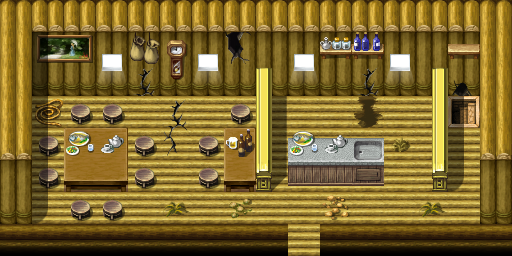

A 2D game scene composited from a Tiled map and its tileset images. What follows is a short description and the map's XML, with each tile layer's data collapsed to a summary:
An orthogonal 16x8 tile map with 32x32 px tiles, 3 tile layers (Ground, Objects, Above), 1 hidden layer not drawn, 40 tilesets and 6 objects (4x spawn, 2x mapchange).

<map version="1.0" orientation="orthogonal" width="16" height="8" tilewidth="32" tileheight="32">
 <tileset firstgid="1" name="map_bed_1" tilewidth="32" tileheight="32">
  <image source="../drawable/map_bed_1.png" width="512" height="256" />
 </tileset>
 <tileset firstgid="129" name="map_border_1" tilewidth="32" tileheight="32">
  <image source="../drawable/map_border_1.png" width="512" height="256" />
 </tileset>
 <tileset firstgid="257" name="map_bridge_1" tilewidth="32" tileheight="32">
  <image source="../drawable/map_bridge_1.png" width="512" height="256" />
 </tileset>
 <tileset firstgid="385" name="map_broken_1" tilewidth="32" tileheight="32">
  <image source="../drawable/map_broken_1.png" width="512" height="256" />
 </tileset>
 <tileset firstgid="513" name="map_cavewall_1" tilewidth="32" tileheight="32">
  <image source="../drawable/map_cavewall_1.png" width="576" height="192" />
 </tileset>
 <tileset firstgid="621" name="map_cavewall_2" tilewidth="32" tileheight="32">
  <image source="../drawable/map_cavewall_2.png" width="576" height="192" />
 </tileset>
 <tileset firstgid="729" name="map_cavewall_3" tilewidth="32" tileheight="32">
  <image source="../drawable/map_cavewall_3.png" width="576" height="192" />
 </tileset>
 <tileset firstgid="837" name="map_chair_table_1" tilewidth="32" tileheight="32">
  <image source="../drawable/map_chair_table_1.png" width="512" height="256" />
 </tileset>
 <tileset firstgid="965" name="map_crate_1" tilewidth="32" tileheight="32">
  <image source="../drawable/map_crate_1.png" width="512" height="256" />
 </tileset>
 <tileset firstgid="1093" name="map_cupboard_1" tilewidth="32" tileheight="32">
  <image source="../drawable/map_cupboard_1.png" width="512" height="256" />
 </tileset>
 <tileset firstgid="1221" name="map_curtain_1" tilewidth="32" tileheight="32">
  <image source="../drawable/map_curtain_1.png" width="512" height="256" />
 </tileset>
 <tileset firstgid="1349" name="map_entrance_1" tilewidth="32" tileheight="32">
  <image source="../drawable/map_entrance_1.png" width="512" height="256" />
 </tileset>
 <tileset firstgid="1477" name="map_fence_1" tilewidth="32" tileheight="32">
  <image source="../drawable/map_fence_1.png" width="512" height="256" />
 </tileset>
 <tileset firstgid="1605" name="map_fence_2" tilewidth="32" tileheight="32">
  <image source="../drawable/map_fence_2.png" width="512" height="256" />
 </tileset>
 <tileset firstgid="1733" name="map_ground_1" tilewidth="32" tileheight="32">
  <image source="../drawable/map_ground_1.png" width="512" height="256" />
 </tileset>
 <tileset firstgid="1861" name="map_ground_2" tilewidth="32" tileheight="32">
  <image source="../drawable/map_ground_2.png" width="512" height="256" />
 </tileset>
 <tileset firstgid="1989" name="map_ground_3" tilewidth="32" tileheight="32">
  <image source="../drawable/map_ground_3.png" width="512" height="256" />
 </tileset>
 <tileset firstgid="2117" name="map_ground_4" tilewidth="32" tileheight="32">
  <image source="../drawable/map_ground_4.png" width="512" height="256" />
 </tileset>
 <tileset firstgid="2245" name="map_ground_5" tilewidth="32" tileheight="32">
  <image source="../drawable/map_ground_5.png" width="512" height="256" />
 </tileset>
 <tileset firstgid="2373" name="map_ground_6" tilewidth="32" tileheight="32">
  <image source="../drawable/map_ground_6.png" width="512" height="256" />
 </tileset>
 <tileset firstgid="2501" name="map_ground_7" tilewidth="32" tileheight="32">
  <image source="../drawable/map_ground_7.png" width="512" height="256" />
 </tileset>
 <tileset firstgid="2629" name="map_ground_8" tilewidth="32" tileheight="32">
  <image source="../drawable/map_ground_8.png" width="512" height="256" />
 </tileset>
 <tileset firstgid="2757" name="map_indoor_1" tilewidth="32" tileheight="32">
  <image source="../drawable/map_indoor_1.png" width="512" height="256" />
 </tileset>
 <tileset firstgid="2885" name="map_kitchen_1" tilewidth="32" tileheight="32">
  <image source="../drawable/map_kitchen_1.png" width="512" height="256" />
 </tileset>
 <tileset firstgid="3013" name="map_outdoor_1" tilewidth="32" tileheight="32">
  <image source="../drawable/map_outdoor_1.png" width="512" height="256" />
 </tileset>
 <tileset firstgid="3141" name="map_pillar_1" tilewidth="32" tileheight="32">
  <image source="../drawable/map_pillar_1.png" width="512" height="256" />
 </tileset>
 <tileset firstgid="3269" name="map_plant_1" tilewidth="32" tileheight="32">
  <image source="../drawable/map_plant_1.png" width="512" height="256" />
 </tileset>
 <tileset firstgid="3397" name="map_rock_1" tilewidth="32" tileheight="32">
  <image source="../drawable/map_rock_1.png" width="512" height="256" />
 </tileset>
 <tileset firstgid="3525" name="map_roof_1" tilewidth="32" tileheight="32">
  <image source="../drawable/map_roof_1.png" width="512" height="256" />
 </tileset>
 <tileset firstgid="3653" name="map_roof_2" tilewidth="32" tileheight="32">
  <image source="../drawable/map_roof_2.png" width="512" height="256" />
 </tileset>
 <tileset firstgid="3781" name="map_shop_1" tilewidth="32" tileheight="32">
  <image source="../drawable/map_shop_1.png" width="512" height="256" />
 </tileset>
 <tileset firstgid="3909" name="map_sign_ladder_1" tilewidth="32" tileheight="32">
  <image source="../drawable/map_sign_ladder_1.png" width="512" height="256" />
 </tileset>
 <tileset firstgid="4037" name="map_table_1" tilewidth="32" tileheight="32">
  <image source="../drawable/map_table_1.png" width="512" height="256" />
 </tileset>
 <tileset firstgid="4165" name="map_trail_1" tilewidth="32" tileheight="32">
  <image source="../drawable/map_trail_1.png" width="512" height="256" />
 </tileset>
 <tileset firstgid="4293" name="map_tree_1" tilewidth="32" tileheight="32">
  <image source="../drawable/map_tree_1.png" width="512" height="256" />
 </tileset>
 <tileset firstgid="4421" name="map_wall_1" tilewidth="32" tileheight="32">
  <image source="../drawable/map_wall_1.png" width="512" height="256" />
 </tileset>
 <tileset firstgid="4549" name="map_wall_2" tilewidth="32" tileheight="32">
  <image source="../drawable/map_wall_2.png" width="480" height="256" />
 </tileset>
 <tileset firstgid="4669" name="map_wall_3" tilewidth="32" tileheight="32">
  <image source="../drawable/map_wall_3.png" width="480" height="256" />
 </tileset>
 <tileset firstgid="4789" name="map_window_1" tilewidth="32" tileheight="32">
  <image source="../drawable/map_window_1.png" width="512" height="256" />
 </tileset>
 <tileset firstgid="4917" name="map_window_2" tilewidth="32" tileheight="32">
  <image source="../drawable/map_window_2.png" width="512" height="256" />
 </tileset>
 <layer name="Ground" width="16" height="8">
  <data>[128 cells, 128 non-empty, 9 distinct tile ids]</data>
 </layer>
 <layer name="Objects" width="16" height="8">
  <data>[128 cells, 60 non-empty, 37 distinct tile ids]</data>
 </layer>
 <layer name="Above" width="16" height="8">
  <data>[128 cells, 14 non-empty, 5 distinct tile ids]</data>
 </layer>
 <layer name="Walkable" width="16" height="8" visible="0">
  <data>[128 cells, 89 non-empty, 1 distinct tile ids]</data>
 </layer>
 <objectgroup name="Mapevents" width="16" height="8">
  <object name="south" type="mapchange" x="288" y="224" width="32" height="32">
   <properties>
    <property name="map" value="woodsettlement0" />
    <property name="place" value="woodhouse2" />
   </properties>
  </object>
  <object name="down woodhouse2" type="mapchange" x="448" y="96" width="32" height="32">
   <properties>
    <property name="map" value="woodhouse3" />
    <property name="place" value="up woodhouse3" />
   </properties>
  </object>
 </objectgroup>
 <objectgroup name="Spawn" width="16" height="8">
  <object name="smuggler1" type="spawn" x="32" y="96" width="96" height="96" />
  </objectgroup>
 <objectgroup name="Keys" width="16" height="8" />
</map>
<!-- 3 of 6 objects omitted -->
